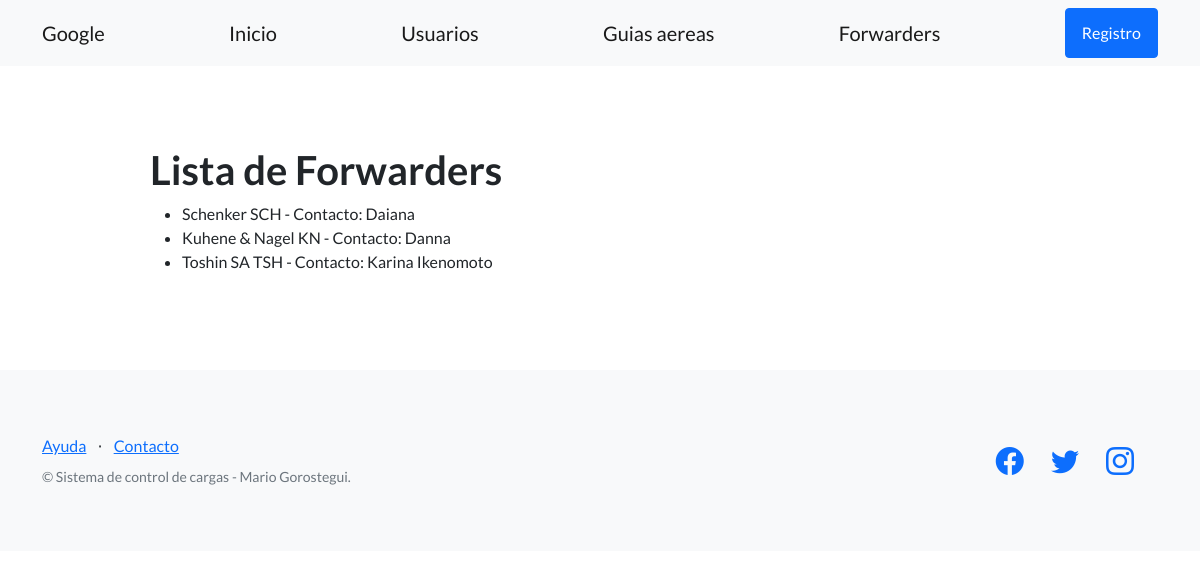
/lst_agentes/, run on the app's committed database.
### app_seg_cargas/models.py (models this page shows, shortened)
class Agentes(models.Model):
    nombre_fwr = models.CharField(max_length=64)
    abrev_fwr = models.CharField(max_length=6)
    ctc_fwr = models.TextField()

### proyecto_cargas/views.py (the view)
# urls.py: path('lst_agentes/',lista_agentes,name="Agentes"),
def lista_agentes (request):
    contexto = {
        "agentes": Agentes.objects.all(),
     }
    http_responde= render(
        request=request,
        template_name= 'proyecto_cargas/lista_agentes.html',
        context = contexto,
    )
    return http_responde

### app_seg_cargas/templates/proyecto_cargas/lista_agentes.html
{% extends 'proyecto_cargas/base.html' %}
{% block contenido %}
<section>
    <div>
      <h1>Lista de Forwarders</h1>
      <ul>
      {% for fwr in agentes %}
        <li>{{ fwr.nombre_fwr }} {{ fwr.abrev_fwr }}  - Contacto: {{fwr.ctc_fwr}}</li>
      {% endfor %}
      </ul>
    </div>
  </section>
{% endblock contenido %}

### data on the page
Agentes: nombre_fwr "Schenker", abrev_fwr "SCH", ctc_fwr "Daiana"
Agentes: nombre_fwr "Kuhene & Nagel", abrev_fwr "KN", ctc_fwr "Danna"
Agentes: nombre_fwr "Toshin SA", abrev_fwr "TSH", ctc_fwr "Karina Ikenomoto"
